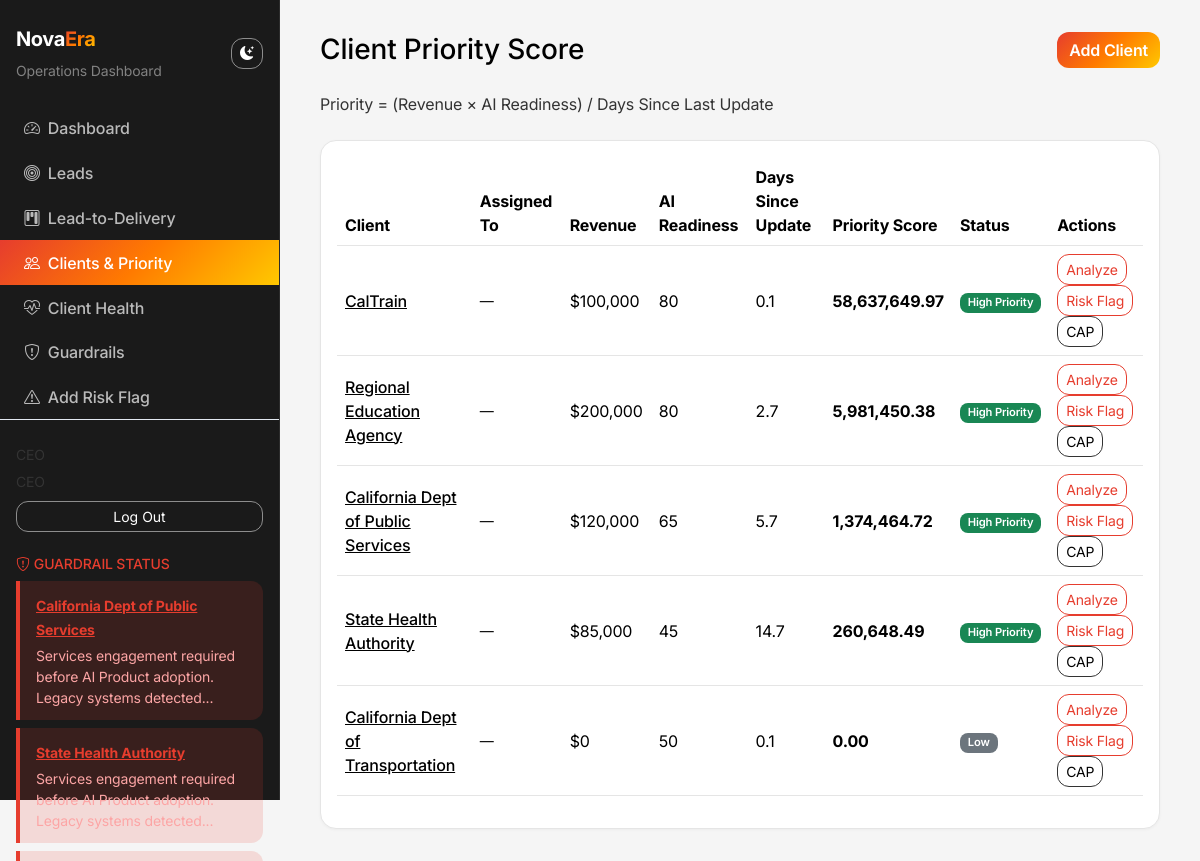
The page /clients (signed in) on the database its author committed.
### models.py (models this page shows, shortened)
class User(UserMixin, db.Model):
    __tablename__ = "users"
    id = db.Column(db.Integer, primary_key=True)
    email = db.Column(db.String(120), unique=True, nullable=False)
    password_hash = db.Column(db.String(256), nullable=False)
    full_name = db.Column(db.String(200), nullable=False)
    role = db.Column(db.String(50), default=ROLE_EMPLOYEE)  # ceo, strategy_lead, employee
    created_at = db.Column(db.DateTime, default=datetime.utcnow)
    def has_full_access(self):
        return self.role in (ROLE_CEO, ROLE_STRATEGY_LEAD)

class Client(db.Model):
    __tablename__ = "clients"
    id = db.Column(db.Integer, primary_key=True)
    name = db.Column(db.String(200), nullable=False)
    legacy_systems = db.Column(db.String(500), default="")  # Comma-separated
    ai_readiness_score = db.Column(db.Integer, default=50)  # 1-100
    last_delivery_update = db.Column(db.DateTime, default=datetime.utcnow)
    revenue = db.Column(db.Float, default=0.0)  # Total (legacy)
    services_revenue = db.Column(db.Float, default=0.0)
    ai_product_revenue = db.Column(db.Float, default=0.0)
    trust_level = db.Column(db.Integer, default=50)  # 1-100 for Trust-Revenue matrix
    data_foundation_service_active = db.Column(db.Boolean, default=False)  # Guardrail
    engagement_start_date = db.Column(db.DateTime, nullable=True)  # For 6+ months check
    use_case_documented = db.Column(db.Boolean, default=False)
    delivery_capacity_confirmed = db.Column(db.Boolean, default=False)
    prior_pilot_success = db.Column(db.Boolean, default=False)
    budget_confirmed = db.Column(db.Boolean, default=False)
    handoff_checklist_complete = db.Column(db.Boolean, default=False)
    guardrail_flags = db.Column(db.Text, default="[]")  # JSON array of violated guardrails
    ai_use_cases = db.Column(db.Text, default="[]")
    technical_blockers = db.Column(db.Text, default="[]")
    key_stakeholders = db.Column(db.Text, default="[]")
    delivery_notes = db.Column(db.Text, default="")  # Services view - embedded team notes
    problem_priority = db.Column(db.Text, default="")  # For AI enrichment
    analysis_updated_at = db.Column(db.DateTime, nullable=True)
    assigned_to_id = db.Column(db.Integer, db.ForeignKey("users.id"), nullable=True)  # Employee working on client
    approver_id = db.Column(db.Integer, db.ForeignKey("users.id"), nullable=True)  # Responsible for approval
    ai_feature_request = db.Column(db.Text, default="")  # What AI feature the client wants to build
    created_at = db.Column(db.DateTime, default=datetime.utcnow)
    updated_at = db.Column(db.DateTime, default=datetime.utcnow, onupdate=datetime.utcnow)
    assigned_to = db.relationship("User", foreign_keys=[assigned_to_id])
    approver = db.relationship("User", foreign_keys=[approver_id])

### app.py (the view)
    @app.route("/clients")
    @login_required
    def clients():
        clients = Client.query.all()
        rows = []
        for c in clients:
            can_see = can_view_confidential(c)
            priority = calculate_priority_score(
                (c.revenue or 0) if can_see else 0,
                c.ai_readiness_score or 0,
                c.last_delivery_update or datetime.utcnow(),
            )
            days = _days_since(c.last_delivery_update)
            rows.append({
                "client": c,
                "priority_score": priority,
                "days_since_update": days,
                "can_view_confidential": can_see,
            })
        rows.sort(key=lambda x: x["priority_score"], reverse=True)
        return render_template("clients.html", rows=rows)

### app.py (called while the page is built)
def _days_since(dt):
    if not dt:
        return 0
    return max((datetime.utcnow() - dt).total_seconds() / 86400, 0.1)

### services/auth_utils.py (called while the page is built)
def can_view_confidential(client):
    if not current_user or not current_user.is_authenticated:
        return False
    if current_user.has_full_access():
        return True
    return ClientPermission.query.filter_by(
        user_id=current_user.id, client_id=client.id
    ).first() is not None

def can_grant_permissions():
    if not current_user or not current_user.is_authenticated:
        return False
    return current_user.role in (ROLE_CEO, ROLE_STRATEGY_LEAD)

### services/guardrails.py (called while the page is built)
def get_guardrail_violations_for_clients(clients) -> List[dict]:
    result = []
    for c in clients:
        ok, warnings = validate_deal(c)
        if not ok and warnings:
            result.append({"client": c, "warnings": warnings})
    return result

### services/priority_score.py (called while the page is built)
def calculate_priority_score(revenue: float, ai_readiness_score: int, last_delivery_update: datetime) -> float:
    if revenue is None:
        revenue = 0.0
    if ai_readiness_score is None:
        ai_readiness_score = 0
    if last_delivery_update is None:
        last_delivery_update = datetime.utcnow()
    now = datetime.utcnow()
    if last_delivery_update.tzinfo:
        now = datetime.now(timezone.utc)
    delta = now - last_delivery_update
    days_since = max(delta.total_seconds() / 86400, 0.1)  # Min 0.1 days to avoid div by zero
    score = (revenue * ai_readiness_score) / days_since
    return round(score, 2)

### templates/clients.html (shortened to what this page needs)
{% extends "base.html" %}
{% block content %}
<div class="d-flex justify-content-between align-items-center mb-4">
    <h1 class="h3 mb-0 theme-text">Client Priority Score</h1>
    {% if can_grant_permissions %}<a href="{{ url_for('client_add') }}" class="btn btn-primary">Add Client</a>{% endif %}
</div>
<p class="theme-muted mb-4">Priority = (Revenue × AI Readiness) / Days Since Last Update</p>
<div class="card metric-card">
    <div class="card-body">
        <div class="table-responsive">
            <table class="table theme-table table-hover align-middle">
                <thead>
                    <tr>
                        <th>Client</th>
                        <th>Assigned To</th>
                        <th>Revenue</th>
                        <th>AI Readiness</th>
                        <th>Days Since Update</th>
                        <th>Priority Score</th>
                        <th>Status</th>
                        <th>Actions</th>
                    </tr>
                </thead>
                <tbody>
                    {% for r in rows %}
                    <tr>
                        <td><a href="{{ url_for('client_detail', id=r.client.id) }}" class="theme-link">{{ r.client.name }}</a></td>
                        <td class="theme-text small">{{ r.client.assigned_to.full_name if r.client.assigned_to else '—' }}</td>
                        <td>{% if r.can_view_confidential %}${{ "{:,.0f}".format(r.client.revenue or 0) }}{% else %}—{% endif %}</td>
                        <td>{{ r.client.ai_readiness_score }}</td>
                        <td>{{ "%.1f"|format(r.days_since_update) }}</td>
                        <td><strong>{{ "{:,.2f}".format(r.priority_score) }}</strong></td>
                        <td>
                            {% if r.priority_score >= 10000 %}
                            <span class="badge bg-success badge-status">High Priority</span>
                            {% elif r.priority_score >= 1000 %}
                            <span class="badge bg-info badge-status">Medium</span>
                            {% elif r.priority_score >= 100 %}
                            <span class="badge bg-warning text-dark badge-status">Monitor</span>
                            {% else %}
                            <span class="badge bg-secondary badge-status">Low</span>
                            {% endif %}
                        </td>
                        <td>
                            {% if r.can_view_confidential %}
                            <a href="{{ url_for('analyze_account', id=r.client.id) }}" class="btn btn-sm btn-outline-danger">Analyze</a>
                            <a href="{{ url_for('add_risk_flag') }}?client_id={{ r.client.id }}" class="btn btn-sm btn-outline-danger">Risk Flag</a>
                            {% endif %}
                            <a href="{{ url_for('client_detail', id=r.client.id) }}" class="btn btn-sm btn-outline-light">CAP</a>
                        </td>
                    </tr>
                    {% else %}
                    <tr><td colspan="8" class="theme-muted">No clients. <a href="{{ url_for('client_add') }}" class="theme-link">Add one</a>.</td></tr>
                    {% endfor %}
                </tbody>
            </table>
        </div>
    </div>
</div>
{% endblock %}

### templates/base.html (shortened to what this page needs)
<!DOCTYPE html>
<html lang="en" id="html-theme">
<head>
    <link href="https://cdn.jsdelivr.net/npm/bootstrap@5.3.2/dist/css/bootstrap.min.css" rel="stylesheet">
    <link href="https://cdn.jsdelivr.net/npm/bootstrap-icons@1.11.1/font/bootstrap-icons.css" rel="stylesheet">
</head>
<body>
    <nav class="sidebar">
        <div class="px-3 mb-4 d-flex justify-content-between align-items-center">
            <div>
                <div class="novaera-logo mb-1"><span class="nova">Nova</span><span class="era">Era</span></div>
                <small class="text-secondary opacity-75">Operations Dashboard</small>
            </div>
            <button type="button" class="btn btn-sm btn-outline-light" id="theme-toggle" title="Toggle light/dark mode" aria-label="Toggle theme">
                <i class="bi bi-moon-stars-fill" id="theme-icon"></i>
            </button>
        </div>
        <ul class="nav flex-column">
            <li class="nav-item"><a class="nav-link {% if request.endpoint == 'dashboard' %}active{% endif %}" href="{{ url_for('dashboard') }}"><i class="bi bi-speedometer2 me-2"></i>Dashboard</a></li>
            <li class="nav-item"><a class="nav-link {% if request.endpoint == 'leads' %}active{% endif %}" href="{{ url_for('leads') }}"><i class="bi bi-bullseye me-2"></i>Leads</a></li>
            <li class="nav-item"><a class="nav-link {% if request.endpoint == 'kanban' %}active{% endif %}" href="{{ url_for('kanban') }}"><i class="bi bi-kanban me-2"></i>Lead-to-Delivery</a></li>
            <li class="nav-item"><a class="nav-link {% if request.endpoint == 'clients' %}active{% endif %}" href="{{ url_for('clients') }}"><i class="bi bi-people me-2"></i>Clients & Priority</a></li>
            <li class="nav-item"><a class="nav-link {% if request.endpoint == 'client_health' %}active{% endif %}" href="{{ url_for('client_health') }}"><i class="bi bi-heart-pulse me-2"></i>Client Health</a></li>
            <li class="nav-item"><a class="nav-link {% if request.endpoint == 'guardrails' %}active{% endif %}" href="{{ url_for('guardrails') }}"><i class="bi bi-shield-exclamation me-2"></i>Guardrails</a></li>
            <li class="nav-item"><a class="nav-link" href="{{ url_for('add_risk_flag') }}"><i class="bi bi-exclamation-triangle me-2"></i>Add Risk Flag</a></li>
        </ul>
        <div class="mt-auto px-3 pt-4 border-top border-secondary">
            <small class="theme-muted d-block mb-1">{{ current_user.full_name or current_user.email }}</small>
            <small class="text-uppercase theme-muted">{{ current_user.role.replace('_',' ') }}</small>
            <form method="post" action="{{ url_for('logout') }}" class="mt-2">
                <button type="submit" class="btn btn-sm btn-outline-light w-100">Log Out</button>
            </form>
        </div>
        {% if guardrail_violations is defined and guardrail_violations %}
        <div class="mt-4 px-3">
            <h6 class="text-high-risk small text-uppercase mb-2"><i class="bi bi-shield-exclamation me-1"></i>Guardrail Status</h6>
            {% for g in guardrail_violations %}
            <div class="guardrail-sidebar">
                <a href="{{ url_for('client_detail', id=g.client.id) }}" class="text-high-risk small fw-bold">{{ g.client.name }}</a>
                <div class="small mt-1">{{ g.warnings[0][:80] }}...</div>
            </div>
            {% endfor %}
        </div>
        {% endif %}
    </nav>
    <main class="main-content">
        {% block content %}{% endblock %}
    </main>
    <div id="alert-container" class="position-fixed top-0 end-0 p-3" style="z-index: 9998; max-width: 400px;"></div>
</body>
</html>

### templates/base.html (style rules this page uses)
:root { --sidebar-width: 280px; --novaera-red: #E63D2E; --novaera-orange: #FF7A00; --novaera-yellow: #FFC800; --novaera-white: #FFFFFF; --novaera-black: #000000; --accent-gradient: linear-gradient(135deg, #E63D2E 0%, #FF7A00 50%, #FFC800 100%); }
:root, [data-theme="light"] { --bg-body: #f5f5f5; --bg-sidebar: #1a1a1a; --text-primary: #000000; --text-secondary: #333333; --text-muted: #555555; --card-bg: #ffffff; --card-border: #e5e5e5; --link-color: #000000; --sidebar-text: #ffffff; --sidebar-hover: rgba(255,255,255,0.08); --sidebar-border: rgba(255,255,255,0.08); }
body { font-family: 'Inter', 'Segoe UI', system-ui, sans-serif; background: var(--bg-body); min-height: 100vh; color: var(--text-primary); letter-spacing: -0.01em; }
.sidebar { position: fixed; top: 0; left: 0; width: var(--sidebar-width); height: 100vh; background: var(--bg-sidebar); color: var(--sidebar-text); padding: 1.5rem 0; z-index: 1000; border-right: 1px solid var(--sidebar-border); }
.sidebar .nav-link { color: rgba(255,255,255,0.7); padding: 0.65rem 1.5rem; font-weight: 500; transition: all 0.2s ease; }
.sidebar .text-secondary { color: rgba(255,255,255,0.6) !important; }
.sidebar .nav-link.active { color: #fff; background: var(--accent-gradient); }
.main-content { margin-left: var(--sidebar-width); padding: 2rem 2.5rem; min-height: 100vh; }
.guardrail-sidebar { background: rgba(230, 61, 46, 0.15); border-left: 4px solid var(--novaera-red); border-radius: 0 12px 12px 0; padding: 0.75rem 1rem; margin-bottom: 0.5rem; }
.guardrail-sidebar .small { color: #fca5a5; }
.badge-status { font-size: 0.7rem; padding: 0.4em 0.7em; font-weight: 600; border-radius: 8px; }
.metric-card { border-radius: 16px; border: 1px solid var(--card-border); background: var(--card-bg); box-shadow: 0 1px 3px rgba(0,0,0,0.04); transition: box-shadow 0.2s ease; }
[data-theme="light"] .border-secondary { border-color: #e2e8f0 !important; }
.theme-text { color: var(--text-primary) !important; }
.theme-muted { color: var(--text-secondary) !important; }
.theme-table { background: var(--card-bg) !important; color: var(--text-primary) !important; }
.theme-table thead th { background: var(--card-bg) !important; color: var(--text-primary) !important; border-color: var(--card-border); }
.theme-table tbody tr { background: var(--card-bg) !important; color: var(--text-primary) !important; }
.theme-table tbody td { background: var(--card-bg) !important; color: var(--text-primary) !important; border-color: var(--card-border); }
.theme-table th, .theme-table td { border-color: var(--card-border); }
.metric-card .table-responsive { border-radius: 0 0 16px 16px; }
.theme-link { color: var(--link-color) !important; font-weight: 500; }
.text-high-risk { color: #E63D2E !important; }
.btn-primary { background: var(--accent-gradient) !important; border: none !important; border-radius: 12px; font-weight: 600; }
.btn-outline-light { border-color: var(--text-secondary); color: var(--text-primary); border-radius: 12px; background: transparent; }
.sidebar .btn-outline-light { border-color: rgba(255,255,255,0.5) !important; color: #fff !important; }
.btn-outline-danger, .btn-high-risk { border-color: #E63D2E; color: #E63D2E; border-radius: 12px; }
.novaera-logo { font-weight: 700; font-size: 1.25rem; letter-spacing: -0.02em; }
.novaera-logo .nova { color: #fff; }
.novaera-logo .era { background: var(--accent-gradient); -webkit-background-clip: text; -webkit-text-fill-color: transparent; background-clip: text; }
.card-body, .card-header { color: var(--text-primary); }

### rows shown on the page
User: full_name "CEO", role.replace "CEO"
Client: client.name "California Dept of Public Services", client.name "California Dept of Public Services", client "120,000", client.ai_readiness_score "65"
Client: client.name "State Health Authority", client.name "State Health Authority", client "85,000", client.ai_readiness_score "45"
Client: client.name "CalTrain", client "100,000", client.ai_readiness_score "80"
Client: client.name "Regional Education Agency", client "200,000", client.ai_readiness_score "80"
Client: client.name "California Dept of Transportation", client "0", client.ai_readiness_score "50"

### other values the page prints
{{ g.warnings[0][:80] }} "Services engagement required before AI Product adoption. Legacy systems detected" "Services engagement required before AI Product adoption. Legacy systems detected"
{{ r.client.assigned_to.full_name if r.client.assigned_to else '—' }} "—" "—" "—" "—" "—"
{{ "%.1f"|format(r.days_since_update) }} "0.1" "2.7" "5.7" "14.7" "0.1"
{{ "{:,.2f}".format(r.priority_score) }} "58,637,649.97" "5,981,450.38" "1,374,464.72" "260,648.49" "0.00"
